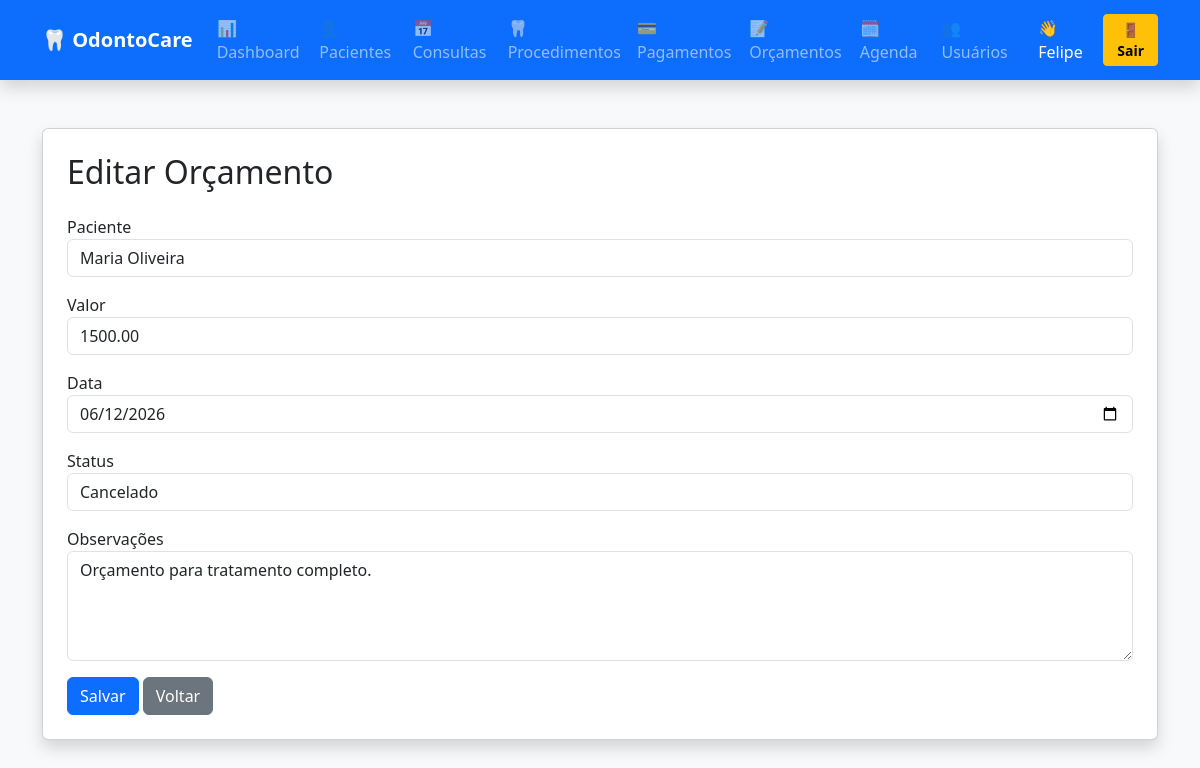
The page /formOrcamento.php?id=4 (signed in) on the database its author committed.
### tables this page shows
CREATE TABLE `orcamento` (
  `idOrcamento` int(11) NOT NULL,
  `valorTotal` decimal(10,2) NOT NULL,
  `dataOrcamento` date NOT NULL,
  `statusOrcamento` varchar(30) DEFAULT NULL,
  `observacoes` text DEFAULT NULL,
  `idPaciente` int(11) NOT NULL
);

CREATE TABLE `paciente` (
  `idPaciente` int(11) NOT NULL,
  `nome` varchar(200) NOT NULL,
  `cpf` varchar(14) NOT NULL,
  `telefone` varchar(20) DEFAULT NULL,
  `email` varchar(200) DEFAULT NULL,
  `cep` varchar(10) DEFAULT NULL,
  `logradouro` varchar(100) DEFAULT NULL,
  `numero` varchar(10) DEFAULT NULL,
  `bairro` varchar(60) DEFAULT NULL,
  `cidade` varchar(60) DEFAULT NULL,
  `estado` varchar(2) DEFAULT NULL,
  `dataNascimento` date DEFAULT NULL,
  `historicoOdontologico` text DEFAULT NULL,
  `alergias` text DEFAULT NULL,
  `exames` text DEFAULT NULL,
  `tratamentosAnteriores` text DEFAULT NULL,
  `prontuarioClinicoDigital` text DEFAULT NULL
);

### dao/OrcamentoDao.php (called while the page is built, shortened)
<?php
class OrcamentoDao
{
    public function readId($id)
    {
        try {
            $pdo = conexao::conectar();
            $sql = "SELECT * FROM orcamento WHERE idOrcamento = ?";
            $query = $pdo->prepare($sql);
            $query->execute([$id]);
            $dados = $query->fetch(PDO::FETCH_ASSOC);
            return $dados;
        } catch(PDOException $exception) {
            die("Erro ao buscar orçamento: " . $exception->getMessage());
        }
    }
}

### formOrcamento.php (the view, shortened to what this page needs)
<?php
include_once "dao/OrcamentoDao.php";
$pdo = conexao::conectar();
$idOrcamento = "";
$valorTotal = "";
$dataOrcamento = date("Y-m-d");
$statusOrcamento = "Pendente";
$observacoes = "";
$idPaciente = "";
$pacientes = $pdo->query("
    SELECT idPaciente, nome
    FROM paciente
    ORDER BY nome
");
if(isset($_GET["id"])){
    $orcamentoDao = new OrcamentoDao();
    $dados = $orcamentoDao->readId($_GET["id"]);
    if($dados){
        $idOrcamento = $dados["idOrcamento"];
        $valorTotal = $dados["valorTotal"];
        $dataOrcamento = $dados["dataOrcamento"];
        $statusOrcamento = $dados["statusOrcamento"];
        $observacoes = $dados["observacoes"];
        $idPaciente = $dados["idPaciente"];
    }
}
?>
<!DOCTYPE html>
<html>
<head>
<link href="https://cdn.jsdelivr.net/npm/bootstrap@5.3.3/dist/css/bootstrap.min.css" rel="stylesheet">
</head>
<body class="bg-light">
<?php include_once "navbar.php"; ?>
<div class="container mt-5">
<div class="card shadow p-4">
<h2 class="mb-4">
<?= $idOrcamento == "" ? "Novo Orçamento" : "Editar Orçamento" ?>
</h2>
<form action="controller/OrcamentoController.php" method="POST">
<div class="mb-3">
<label>Paciente</label>
<select
name="cbPaciente"
class="form-control"
required>
<?php foreach($pacientes as $paciente){ ?>
<option
value="<?= $paciente["idPaciente"] ?>"
<?= $idPaciente == $paciente["idPaciente"] ? "selected" : "" ?>>
<?= $paciente["nome"] ?>
</option>
<?php } ?>
</select>
</div>
<div class="mb-3">
<label>Valor</label>
<input
type="number"
step="0.01"
name="txtValorTotal"
class="form-control"
value="<?= $valorTotal ?>"
required>
</div>
<div class="mb-3">
<label>Data</label>
<input
type="date"
name="txtDataOrcamento"
class="form-control"
value="<?= $dataOrcamento ?>"
required>
</div>
<div class="mb-3">
<label>Status</label>
<select
name="txtStatusOrcamento"
class="form-control">
<option value="Cancelado"
<?= $statusOrcamento=="Cancelado"?"selected":"" ?>>
Cancelado
</option>
</select>
</div>
<div class="mb-3">
<label>Observações</label>
<textarea
name="txtObservacoes"
class="form-control"
rows="4"><?= $observacoes ?></textarea>
</div>
<button
type="submit"
name="btGravar"
class="btn btn-primary">
Salvar
</button>
<a
href="orcamento.php"
class="btn btn-secondary">
Voltar
</a>
</form>
</div>
</div>
</body>
</html>

### rows shown on the page
orcamento: cbPaciente "Maria Oliveira", txtValorTotal "1500.00", txtDataOrcamento "06/12/2026", txtStatusOrcamento "Cancelado", txtObservacoes "Orçamento para tratamento completo."

### other values the page prints
$_SESSION["usuario"] "Felipe"
